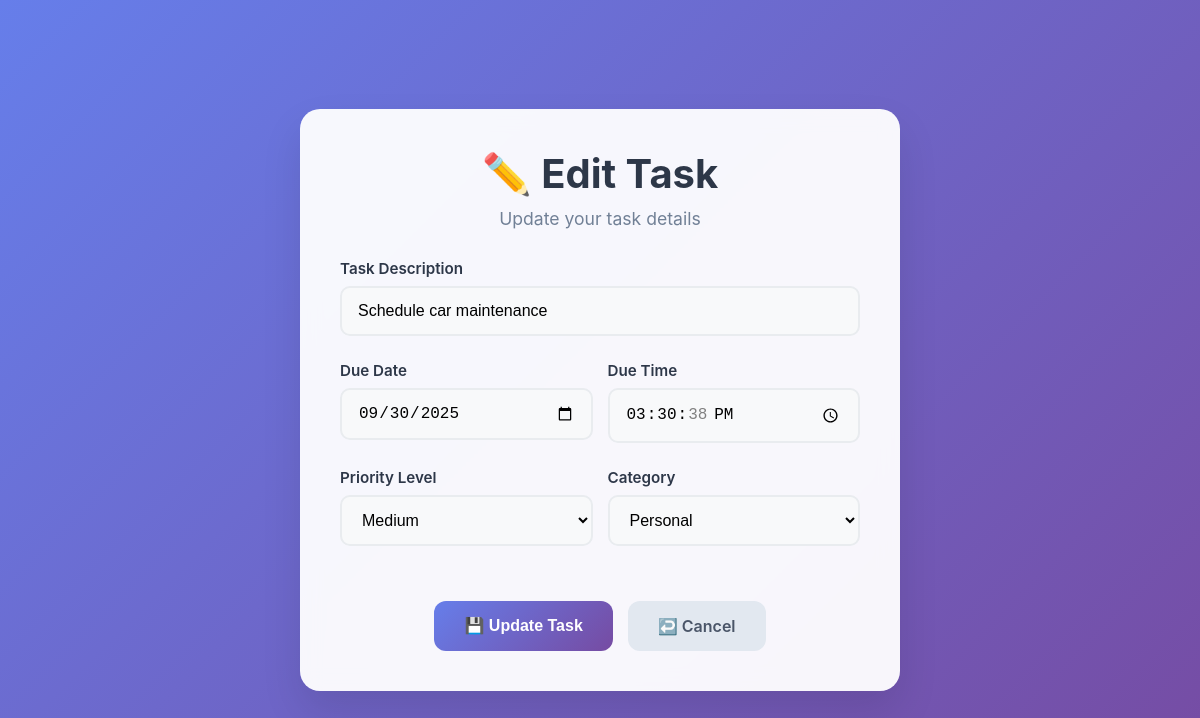
/edit/9/ (signed in), run on the app's committed database.
### myapp/models.py (models this page shows, shortened)
class Todo(models.Model):
    PRIORITY_CHOICES = [
        ('low', 'Low'),
        ('medium', 'Medium'),
        ('high', 'High'),
    ]
    CATEGORY_CHOICES = [
        ('work', 'Work'),
        ('home', 'Home'),
        ('personal', 'Personal'),
    ]
    user = models.ForeignKey(User, on_delete=models.CASCADE, related_name='todos')
    text = models.CharField(max_length=200)
    completed = models.BooleanField(default=False)
    due_date = models.DateField(null=True, blank=True)
    due_time = models.TimeField(null=True, blank=True)
    priority = models.CharField(max_length=10, choices=PRIORITY_CHOICES, default='medium')
    category = models.CharField(max_length=10, choices=CATEGORY_CHOICES, default='personal')
    created_at = models.DateTimeField(auto_now_add=True)
    updated_at = models.DateTimeField(auto_now=True)
    class Meta:
        ordering = ['due_date', '-created_at']

### myapp/views.py (the view)
# urls.py: path('edit/<int:todo_id>/', views.edit_todo, name='edit_todo'),
@login_required
def edit_todo(request, todo_id):
    todo = get_object_or_404(Todo, id=todo_id, user=request.user)
    if request.method == 'POST':
        form = TodoForm(request.POST, instance=todo)
        if form.is_valid():
            form.save()
            messages.success(request, f'Task updated successfully!')
            return redirect('home')
    else:
        form = TodoForm(instance=todo)
    context = {
        'form': form,
        'todo': todo,
        'is_edit': True
    }
    return render(request, 'myapp/edit_todo.html', context)

### myapp/templates/myapp/edit_todo.html (shortened to what this page needs)
<!DOCTYPE html>
<html lang="en">
<head>
</head>
<body>
    <div class="edit-container">
        <div class="edit-header">
            <h1>✏️ Edit Task</h1>
            <p>Update your task details</p>
        </div>
        <form method="post">
            <div class="form-group">
                <label for="{{ form.text.id_for_label }}">Task Description</label>
                {{ form.text }}
            </div>
            <div class="form-row">
                <div class="form-group">
                    <label for="{{ form.due_date.id_for_label }}">Due Date</label>
                    {{ form.due_date }}
                </div>
                <div class="form-group">
                    <label for="{{ form.due_time.id_for_label }}">Due Time</label>
                    {{ form.due_time }}
                </div>
            </div>
            <div class="form-row">
                <div class="form-group">
                    <label for="{{ form.priority.id_for_label }}">Priority Level</label>
                    {{ form.priority }}
                </div>
                <div class="form-group">
                    <label for="{{ form.category.id_for_label }}">Category</label>
                    {{ form.category }}
                </div>
            </div>
            <div class="btn-container">
                <button type="submit" class="btn btn-primary">
                    💾 Update Task
                </button>
                <a href="{% url 'home' %}" class="btn btn-secondary">
                    ↩️ Cancel
                </a>
            </div>
        </form>
    </div>
</body>
</html>

### myapp/templates/myapp/edit_todo.html (style rules this page uses)
* { margin: 0; padding: 0; box-sizing: border-box; }
body { font-family: 'Inter', -apple-system, BlinkMacSystemFont, 'Segoe UI', Roboto, sans-serif; background: linear-gradient(135deg, #667eea 0%, #764ba2 100%); min-height: 100vh; display: flex; align-items: center; justify-content: center; padding: 20px; }
.edit-container { background: rgba(255, 255, 255, 0.95); border-radius: 20px; box-shadow: 0 20px 40px rgba(0, 0, 0, 0.1); padding: 40px; width: 100%; max-width: 600px; backdrop-filter: blur(10px); }
.edit-header { text-align: center; margin-bottom: 30px; }
.edit-header h1 { color: #2d3748; font-size: 2.5rem; font-weight: 700; margin-bottom: 10px; }
.edit-header p { color: #718096; font-size: 1.1rem; }
.form-group { margin-bottom: 25px; }
.form-group label { display: block; margin-bottom: 8px; color: #2d3748; font-weight: 600; font-size: 0.95rem; }
.form-control, input[type="text"], input[type="password"], input[type="email"], input[type="date"], input[type="time"], select, textarea { width: 100%; padding: 14px 16px; border: 2px solid #e9ecef; border-radius: 10px; font-size: 16px; transition: all 0.3s ease; outline: none; background: #f8f9fa; box-sizing: border-box; }
.form-row { display: flex; gap: 15px; }
.form-row .form-group { flex: 1; }
select.form-control { cursor: pointer; }
.btn-container { display: flex; gap: 15px; justify-content: center; margin-top: 30px; }
.btn { padding: 15px 30px; border: none; border-radius: 12px; font-size: 1rem; font-weight: 600; cursor: pointer; transition: all 0.3s ease; text-decoration: none; display: inline-flex; align-items: center; justify-content: center; gap: 8px; }
.btn-primary { background: linear-gradient(135deg, #667eea 0%, #764ba2 100%); color: white; }
.btn-secondary { background: #e2e8f0; color: #4a5568; }

### data on the page
Todo: text "Schedule car maintenance", due_date "09/30/2025", due_time "15:30:38", priority "Medium", category "Personal"
